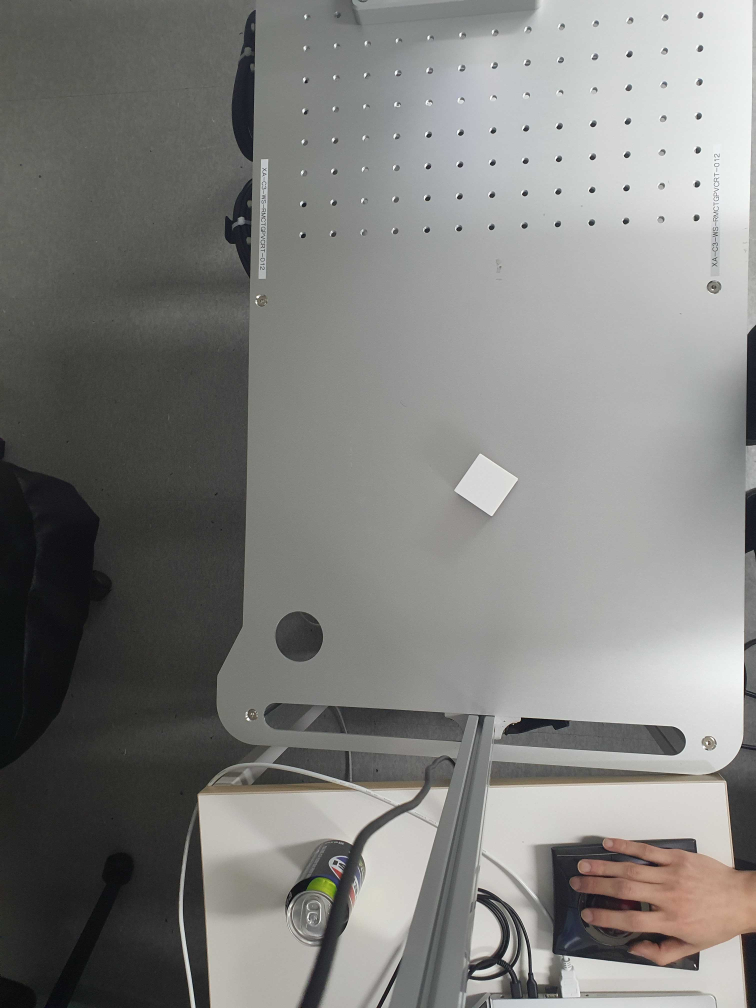
#> input picture pic.jpg, 3024 x 4032 px, given in place of the camera (shown at 1/4 size)
$ python picV4.py
#> lines starting #> are read from the running program, lines starting #| are printed output that depends on the picture
import cv2
import numpy as np

def nothing(x):
    pass

# ===============================
# 카메라 열기
# ===============================
cap = cv2.VideoCapture(6)
if not cap.isOpened():
    print("카메라 열기 실패")
    exit()

# ===============================
# 트랙바
# ===============================
cv2.namedWindow("Control")
cv2.createTrackbar("Threshold", "Control", 200, 255, nothing)

# ===============================
# ROI 설정 (기존 그대로)
# ===============================
roi_x = 190
roi_y = 140
roi_w = 230
roi_h = 180

# ===============================
# 메인 루프
# ===============================
while True:
    ret, frame = cap.read()
#> frame is the input picture: shape (4032, 3024, 3); mean B, G, R 125.4, 127.9, 128.1
    if not ret:
        break

    # ROI 표시
    cv2.rectangle(frame, (roi_x, roi_y),
                  (roi_x + roi_w, roi_y + roi_h),
                  (0, 0, 255), 3)

    roi_frame = frame[roi_y:roi_y + roi_h,
                      roi_x:roi_x + roi_w]
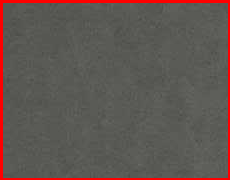
#> roi_frame: shape (180, 230, 3); mean B, G, R 81.2, 85.9, 97.4

    gray = cv2.cvtColor(roi_frame, cv2.COLOR_BGR2GRAY)
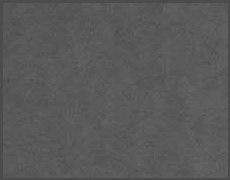
#> gray: shape (180, 230); min 74, max 105, mean 88.7
    blurred = cv2.GaussianBlur(gray, (5, 5), 0)

    thresh_val = cv2.getTrackbarPos("Threshold", "Control")
    _, binary = cv2.threshold(
        blurred, thresh_val, 255, cv2.THRESH_BINARY)
#> binary: shape (180, 230); every value is 0

    contours, _ = cv2.findContours(
        binary, cv2.RETR_EXTERNAL, cv2.CHAIN_APPROX_SIMPLE)
#> contours = []

    rect_id = 0  # 사각형 번호

    for cnt in contours:
        area = cv2.contourArea(cnt)
        if 100 < area < 3000:

            peri = cv2.arcLength(cnt, True)
            approx = cv2.approxPolyDP(cnt, 0.02 * peri, True)

            # 꼭짓점 4개 → 사각형
            if len(approx) == 4:
                rect_id += 1
                corners = []

                for p in approx:
                    x = p[0][0] + roi_x
                    y = p[0][1] + roi_y
                    corners.append((x, y))
                    cv2.circle(frame, (x, y), 6, (255, 0, 0), -1)

                cv2.drawContours(
                    frame, [np.array(corners)], -1, (0, 255, 0), 2)

                # 중심점
                M = cv2.moments(cnt)
                if M["m00"] != 0:
                    cx = int(M["m10"] / M["m00"]) + roi_x
                    cy = int(M["m01"] / M["m00"]) + roi_y
                    cv2.circle(frame, (cx, cy), 5, (0, 0, 255), -1)

                # 출력
                print(f"사각형 #{rect_id}")
                print(f"중심 좌표: ({cx}, {cy})")
                print("꼭짓점 좌표 (픽셀)")
                for i, (x, y) in enumerate(corners):
                    print(f"{i+1}: ({x}, {y})")
                print("-" * 40)
#> this loop made 0 passes
#> after the loop, rect_id = 0

    cv2.imshow("Result (with ROI)", frame)
    cv2.imshow("Binary (ROI)", binary)

    if cv2.waitKey(1) & 0xFF == 27:
#> (key Esc is pressed here)
        break

cap.release()
cv2.destroyAllWindows()
